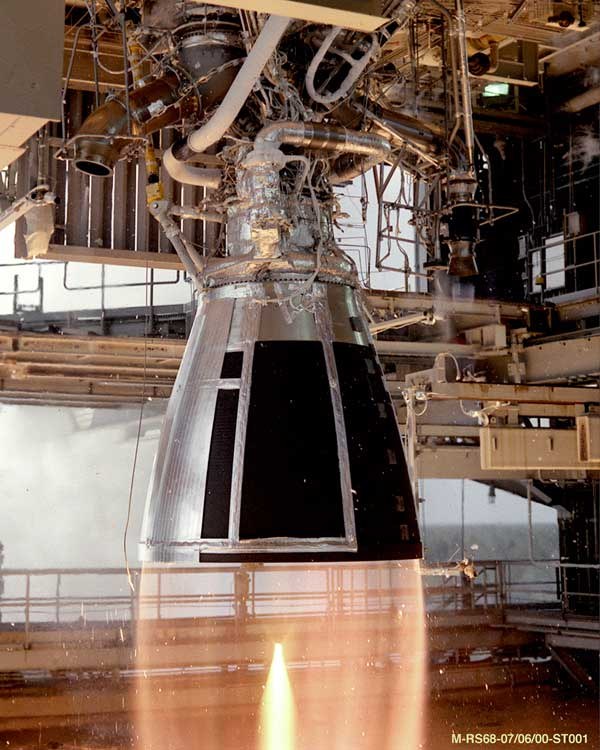
#> input picture assets/Rocket_Test.jpg, 600 x 750 px
$ python resize-crop.py
#> lines starting #> are read from the running program, lines starting #| are printed output that depends on the picture
from tkinter import filedialog
import numpy as np
import cv2
import os

filePATH = "assets\\"
mainPATH = os.getcwd()
absPATH = os.path.join(mainPATH,filePATH)

fullPATH = filedialog.askopenfilename(initialdir = absPATH,filetypes = (("PNG","*.png"),("JPG","*.jpg"),("JPEG","*.jpeg"),("BMP","*.bmp")))
#> the answer given: ../assets/Rocket_Test.jpg

img = cv2.imread(fullPATH)
#> img is the input picture: shape (750, 600, 3); mean B, G, R 84.8, 98.3, 121
cv2.imshow("original image",img)

resizedImg = cv2.resize(img,(1000,500))
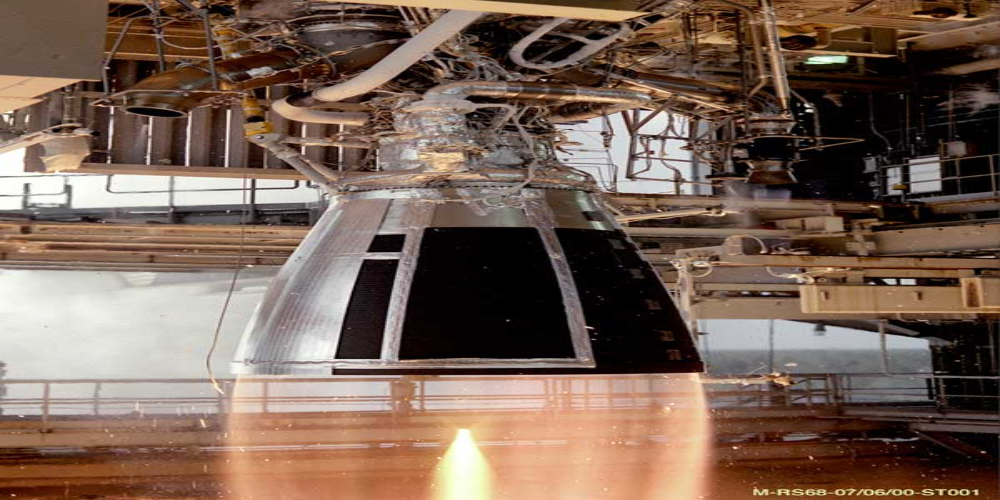
#> resizedImg: shape (500, 1000, 3); mean B, G, R 84.8, 98.2, 121
cv2.imshow("resized image",resizedImg)

cropImg = img[0:200,200:500]
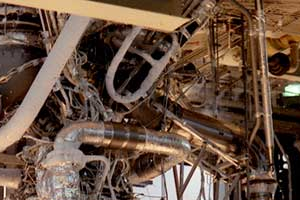
#> cropImg: shape (200, 300, 3); mean B, G, R 64.8, 80.1, 103.8
cv2.imshow("cropped image",cropImg)

cv2.waitKey()
cv2.destroyAllWindows()

$ run again, on assets/Rocket_Engine.jpg
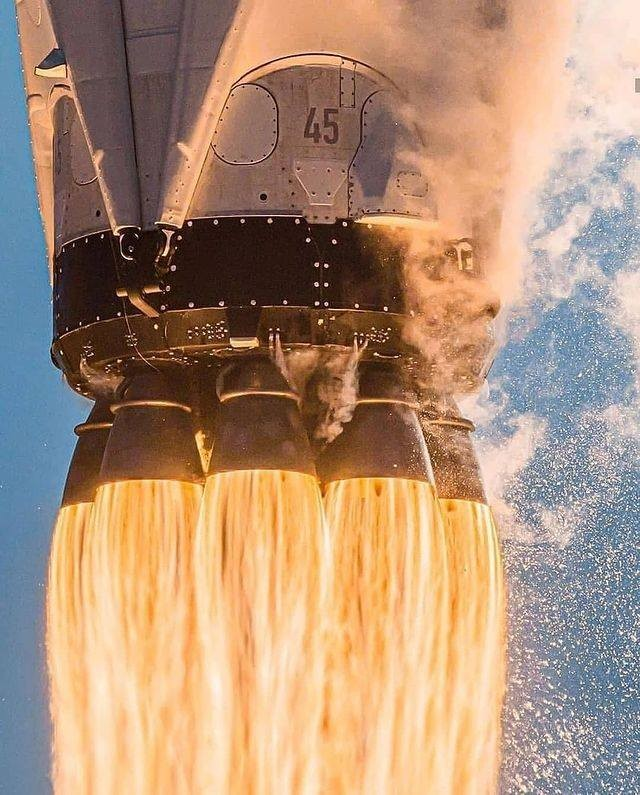
#> input picture assets/Rocket_Engine.jpg, 640 x 795 px
#> img is the input picture: shape (795, 640, 3); mean B, G, R 119.9, 144.1, 174.9
#> `resizedImg = cv2.resize(img,(1000,500))`:
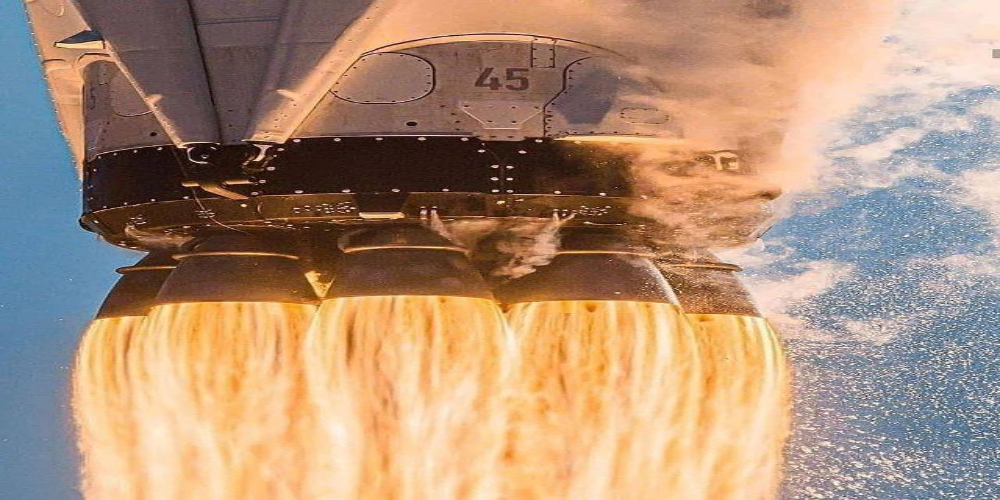
#> resizedImg: shape (500, 1000, 3); mean B, G, R 119.8, 144, 174.8
#> `cropImg = img[0:200,200:500]`:
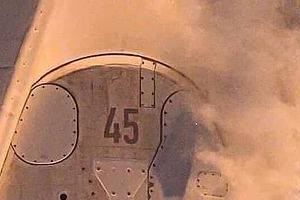
#> cropImg: shape (200, 300, 3); mean B, G, R 103.1, 128.6, 177.6
